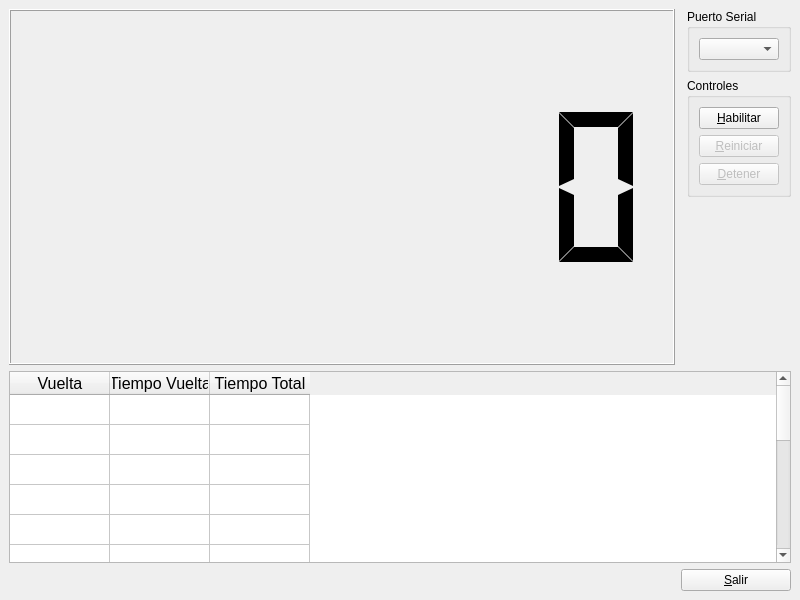
<?xml version="1.0" encoding="UTF-8"?>
<ui version="4.0">
 <class>MainWindow</class>
 <widget class="QMainWindow" name="MainWindow">
  <property name="enabled">
   <bool>true</bool>
  </property>
  <property name="geometry">
   <rect>
    <x>0</x>
    <y>0</y>
    <width>800</width>
    <height>600</height>
   </rect>
  </property>
  <property name="windowTitle">
   <string>Cronómetro</string>
  </property>
  <widget class="QWidget" name="centralwidget">
   <layout class="QGridLayout" name="gridLayout_3">
    <item row="5" column="1">
     <widget class="QPushButton" name="pbSalir">
      <property name="text">
       <string>&amp;Salir</string>
      </property>
      <property name="shortcut">
       <string>Ctrl+Q</string>
      </property>
     </widget>
    </item>
    <item row="4" column="0" colspan="2">
     <widget class="QTableWidget" name="twTiempo">
      <property name="sizePolicy">
       <sizepolicy hsizetype="MinimumExpanding" vsizetype="Preferred">
        <horstretch>0</horstretch>
        <verstretch>0</verstretch>
       </sizepolicy>
      </property>
      <property name="font">
       <font>
        <pointsize>12</pointsize>
       </font>
      </property>
      <property name="rowCount">
       <number>15</number>
      </property>
      <attribute name="verticalHeaderVisible">
       <bool>false</bool>
      </attribute>
      <row/>
      <row/>
      <row/>
      <row/>
      <row/>
      <row/>
      <row/>
      <row/>
      <row/>
      <row/>
      <row/>
      <row/>
      <row/>
      <row/>
      <row/>
      <column>
       <property name="text">
        <string>Vuelta</string>
       </property>
      </column>
      <column>
       <property name="text">
        <string>Tiempo Vuelta</string>
       </property>
      </column>
      <column>
       <property name="text">
        <string>Tiempo Total</string>
       </property>
      </column>
     </widget>
    </item>
    <item row="5" column="0">
     <spacer name="horizontalSpacer">
      <property name="orientation">
       <enum>Qt::Horizontal</enum>
      </property>
      <property name="sizeHint" stdset="0">
       <size>
        <width>40</width>
        <height>20</height>
       </size>
      </property>
     </spacer>
    </item>
    <item row="0" column="1">
     <layout class="QFormLayout" name="formLayout">
      <item row="0" column="1">
       <widget class="QGroupBox" name="groupBox">
        <property name="title">
         <string>Puerto Serial</string>
        </property>
        <layout class="QGridLayout" name="gridLayout_2">
         <item row="0" column="0">
          <widget class="QComboBox" name="cbSerialPort"/>
         </item>
        </layout>
       </widget>
      </item>
      <item row="1" column="1">
       <widget class="QGroupBox" name="groupBox_2">
        <property name="title">
         <string>Controles</string>
        </property>
        <layout class="QGridLayout" name="gridLayout">
         <item row="0" column="0">
          <widget class="QPushButton" name="pbHabilitar">
           <property name="enabled">
            <bool>true</bool>
           </property>
           <property name="text">
            <string>&amp;Habilitar</string>
           </property>
           <property name="shortcut">
            <string>Ctrl+H</string>
           </property>
          </widget>
         </item>
         <item row="1" column="0">
          <widget class="QPushButton" name="pbReiniciar">
           <property name="enabled">
            <bool>false</bool>
           </property>
           <property name="text">
            <string>&amp;Reiniciar</string>
           </property>
           <property name="shortcut">
            <string>Ctrl+R</string>
           </property>
          </widget>
         </item>
         <item row="2" column="0">
          <widget class="QPushButton" name="pbDetener">
           <property name="enabled">
            <bool>false</bool>
           </property>
           <property name="text">
            <string>&amp;Detener</string>
           </property>
           <property name="shortcut">
            <string>Ctrl+D</string>
           </property>
          </widget>
         </item>
        </layout>
       </widget>
      </item>
     </layout>
    </item>
    <item row="0" column="0">
     <widget class="QLCDNumber" name="lcdTime">
      <property name="sizePolicy">
       <sizepolicy hsizetype="Expanding" vsizetype="Expanding">
        <horstretch>0</horstretch>
        <verstretch>0</verstretch>
       </sizepolicy>
      </property>
      <property name="smallDecimalPoint">
       <bool>true</bool>
      </property>
      <property name="digitCount">
       <number>6</number>
      </property>
      <property name="segmentStyle">
       <enum>QLCDNumber::Flat</enum>
      </property>
     </widget>
    </item>
   </layout>
  </widget>
 </widget>
 <resources/>
 <connections>
  <connection>
   <sender>pbSalir</sender>
   <signal>clicked()</signal>
   <receiver>MainWindow</receiver>
   <slot>close()</slot>
   <hints>
    <hint type="sourcelabel">
     <x>445</x>
     <y>559</y>
    </hint>
    <hint type="destinationlabel">
     <x>399</x>
     <y>299</y>
    </hint>
   </hints>
  </connection>
 </connections>
</ui>
